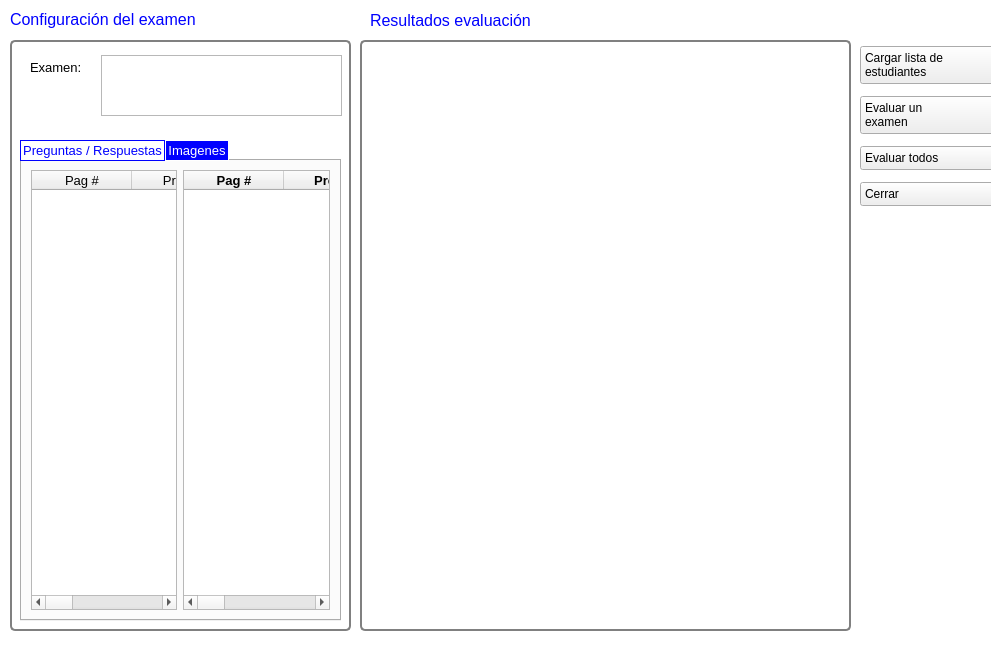
<?xml version="1.0" encoding="UTF-8"?>
<ui version="4.0">
 <class>frm_calificar_examen</class>
 <widget class="QWidget" name="frm_calificar_examen">
  <property name="geometry">
   <rect>
    <x>0</x>
    <y>0</y>
    <width>991</width>
    <height>654</height>
   </rect>
  </property>
  <property name="sizePolicy">
   <sizepolicy hsizetype="Fixed" vsizetype="Preferred">
    <horstretch>0</horstretch>
    <verstretch>0</verstretch>
   </sizepolicy>
  </property>
  <property name="font">
   <font>
    <family>Arial</family>
   </font>
  </property>
  <property name="windowTitle">
   <string>Form</string>
  </property>
  <property name="styleSheet">
   <string notr="true">QWidget#frm_calificar_examen{
	background-color: rgb(255, 255, 255);
}

QGroupBox#groupBoxC,  QGroupBox#groupBoxR{
     border: 2px solid gray;
     border-radius: 5px;
 }

QLabel{
	color:	rgb(0, 0, 0);
	font: 10pt &quot;Arial&quot;;
}

QLabel#lb_datosexamen, #lb_datosresultados{
	font: 12pt &quot;Arial&quot;;
	color: rgb(0, 0, 255);
}

QTabBar::tab {
	background-color: rgb(0, 0, 255);
	color: rgb(255, 255, 255);
     border: 1px solid rgb(255,255, 255);
     min-width: 8ex;
     padding: 2px;
 }

 QTabBar::tab:selected {
	background-color: rgb(255, 255, 255);
	border: 1px solid rgb(0, 0, 255);
	color: rgb(0, 0, 255);
 }

QTableWidget{
font: bold 10pt &quot;Arial&quot;;
}

QPushButton#btn_cargarlista, #btn_caluno, #btn_caltodos, #pushButton
{
	text-align: left;
	margin: 0;
	padding: 4;
}

</string>
  </property>
  <widget class="QGroupBox" name="groupBoxC">
   <property name="geometry">
    <rect>
     <x>10</x>
     <y>40</y>
     <width>341</width>
     <height>591</height>
    </rect>
   </property>
   <property name="title">
    <string/>
   </property>
   <widget class="QLabel" name="lb_nombreexamen">
    <property name="geometry">
     <rect>
      <x>20</x>
      <y>17</y>
      <width>58</width>
      <height>21</height>
     </rect>
    </property>
    <property name="font">
     <font>
      <family>Arial</family>
      <pointsize>10</pointsize>
      <weight>50</weight>
      <italic>false</italic>
      <bold>false</bold>
     </font>
    </property>
    <property name="text">
     <string>Examen:</string>
    </property>
   </widget>
   <widget class="QPlainTextEdit" name="pte_nombreexamen">
    <property name="geometry">
     <rect>
      <x>91</x>
      <y>15</y>
      <width>241</width>
      <height>61</height>
     </rect>
    </property>
    <property name="font">
     <font>
      <family>Arial</family>
      <pointsize>10</pointsize>
     </font>
    </property>
    <property name="readOnly">
     <bool>true</bool>
    </property>
   </widget>
   <widget class="QTabWidget" name="tw_config_exam">
    <property name="geometry">
     <rect>
      <x>10</x>
      <y>100</y>
      <width>321</width>
      <height>481</height>
     </rect>
    </property>
    <property name="font">
     <font>
      <family>Arial</family>
      <pointsize>10</pointsize>
     </font>
    </property>
    <property name="currentIndex">
     <number>0</number>
    </property>
    <widget class="QWidget" name="tw_marcas_img_tab1">
     <attribute name="title">
      <string>Preguntas / Respuestas</string>
     </attribute>
     <layout class="QHBoxLayout" name="horizontalLayout">
      <item>
       <widget class="QTableWidget" name="tbl_preguntas_mostrar">
        <property name="selectionMode">
         <enum>QAbstractItemView::SingleSelection</enum>
        </property>
        <property name="selectionBehavior">
         <enum>QAbstractItemView::SelectRows</enum>
        </property>
        <property name="gridStyle">
         <enum>Qt::DotLine</enum>
        </property>
        <attribute name="horizontalHeaderCascadingSectionResizes">
         <bool>true</bool>
        </attribute>
        <column>
         <property name="text">
          <string>Pag #</string>
         </property>
         <property name="font">
          <font>
           <family>Arial</family>
           <pointsize>10</pointsize>
          </font>
         </property>
         <property name="textAlignment">
          <set>AlignHCenter|AlignVCenter|AlignCenter</set>
         </property>
         <property name="foreground">
          <brush brushstyle="SolidPattern">
           <color alpha="255">
            <red>0</red>
            <green>0</green>
            <blue>0</blue>
           </color>
          </brush>
         </property>
        </column>
        <column>
         <property name="text">
          <string>Preg #</string>
         </property>
         <property name="font">
          <font>
           <family>Arial</family>
           <pointsize>10</pointsize>
          </font>
         </property>
         <property name="textAlignment">
          <set>AlignHCenter|AlignVCenter|AlignCenter</set>
         </property>
         <property name="foreground">
          <brush brushstyle="SolidPattern">
           <color alpha="255">
            <red>0</red>
            <green>0</green>
            <blue>0</blue>
           </color>
          </brush>
         </property>
        </column>
        <column>
         <property name="text">
          <string># Resp</string>
         </property>
         <property name="font">
          <font>
           <family>Arial</family>
           <pointsize>10</pointsize>
          </font>
         </property>
         <property name="textAlignment">
          <set>AlignHCenter|AlignVCenter|AlignCenter</set>
         </property>
         <property name="foreground">
          <brush brushstyle="SolidPattern">
           <color alpha="255">
            <red>0</red>
            <green>0</green>
            <blue>0</blue>
           </color>
          </brush>
         </property>
        </column>
        <column>
         <property name="text">
          <string>Puntuación</string>
         </property>
         <property name="font">
          <font>
           <family>Arial</family>
           <pointsize>10</pointsize>
          </font>
         </property>
         <property name="textAlignment">
          <set>AlignHCenter|AlignVCenter|AlignCenter</set>
         </property>
         <property name="foreground">
          <brush brushstyle="SolidPattern">
           <color alpha="255">
            <red>0</red>
            <green>0</green>
            <blue>0</blue>
           </color>
          </brush>
         </property>
        </column>
        <column>
         <property name="text">
          <string>Tipo pregunta</string>
         </property>
         <property name="font">
          <font>
           <family>Arial</family>
           <pointsize>10</pointsize>
          </font>
         </property>
         <property name="textAlignment">
          <set>AlignHCenter|AlignVCenter|AlignCenter</set>
         </property>
         <property name="foreground">
          <brush brushstyle="SolidPattern">
           <color alpha="255">
            <red>0</red>
            <green>0</green>
            <blue>0</blue>
           </color>
          </brush>
         </property>
        </column>
       </widget>
      </item>
      <item>
       <widget class="QTableWidget" name="tbl_preguntas">
        <property name="enabled">
         <bool>true</bool>
        </property>
        <property name="font">
         <font>
          <family>Arial</family>
          <pointsize>10</pointsize>
          <weight>75</weight>
          <italic>false</italic>
          <bold>true</bold>
         </font>
        </property>
        <property name="selectionMode">
         <enum>QAbstractItemView::SingleSelection</enum>
        </property>
        <property name="selectionBehavior">
         <enum>QAbstractItemView::SelectRows</enum>
        </property>
        <property name="gridStyle">
         <enum>Qt::DotLine</enum>
        </property>
        <property name="sortingEnabled">
         <bool>false</bool>
        </property>
        <attribute name="horizontalHeaderCascadingSectionResizes">
         <bool>true</bool>
        </attribute>
        <column>
         <property name="text">
          <string>Pag #</string>
         </property>
         <property name="font">
          <font>
           <family>Arial</family>
           <pointsize>10</pointsize>
          </font>
         </property>
         <property name="textAlignment">
          <set>AlignHCenter|AlignVCenter|AlignCenter</set>
         </property>
         <property name="foreground">
          <brush brushstyle="SolidPattern">
           <color alpha="255">
            <red>0</red>
            <green>0</green>
            <blue>0</blue>
           </color>
          </brush>
         </property>
        </column>
        <column>
         <property name="text">
          <string>Preg #</string>
         </property>
         <property name="font">
          <font>
           <family>Arial</family>
           <pointsize>10</pointsize>
          </font>
         </property>
         <property name="textAlignment">
          <set>AlignHCenter|AlignVCenter|AlignCenter</set>
         </property>
         <property name="foreground">
          <brush brushstyle="SolidPattern">
           <color alpha="255">
            <red>0</red>
            <green>0</green>
            <blue>0</blue>
           </color>
          </brush>
         </property>
        </column>
        <column>
         <property name="text">
          <string># Resp</string>
         </property>
         <property name="font">
          <font>
           <family>Arial</family>
           <pointsize>10</pointsize>
          </font>
         </property>
         <property name="textAlignment">
          <set>AlignHCenter|AlignVCenter|AlignCenter</set>
         </property>
         <property name="foreground">
          <brush brushstyle="SolidPattern">
           <color alpha="255">
            <red>0</red>
            <green>0</green>
            <blue>0</blue>
           </color>
          </brush>
         </property>
        </column>
        <column>
         <property name="text">
          <string>RESP</string>
         </property>
         <property name="font">
          <font>
           <family>Arial</family>
           <pointsize>10</pointsize>
          </font>
         </property>
         <property name="textAlignment">
          <set>AlignHCenter|AlignVCenter|AlignCenter</set>
         </property>
         <property name="foreground">
          <brush brushstyle="SolidPattern">
           <color alpha="255">
            <red>0</red>
            <green>0</green>
            <blue>0</blue>
           </color>
          </brush>
         </property>
        </column>
        <column>
         <property name="text">
          <string>Coordenadas RESP</string>
         </property>
         <property name="font">
          <font>
           <family>Arial</family>
           <pointsize>10</pointsize>
          </font>
         </property>
         <property name="textAlignment">
          <set>AlignHCenter|AlignVCenter|AlignCenter</set>
         </property>
         <property name="foreground">
          <brush brushstyle="SolidPattern">
           <color alpha="255">
            <red>0</red>
            <green>0</green>
            <blue>0</blue>
           </color>
          </brush>
         </property>
        </column>
        <column>
         <property name="text">
          <string>Puntuacion RESP</string>
         </property>
         <property name="font">
          <font>
           <family>Arial</family>
           <pointsize>10</pointsize>
          </font>
         </property>
         <property name="textAlignment">
          <set>AlignHCenter|AlignVCenter|AlignCenter</set>
         </property>
         <property name="foreground">
          <brush brushstyle="SolidPattern">
           <color alpha="255">
            <red>0</red>
            <green>0</green>
            <blue>0</blue>
           </color>
          </brush>
         </property>
        </column>
        <column>
         <property name="text">
          <string>Tipo Preg</string>
         </property>
         <property name="font">
          <font>
           <family>Arial</family>
           <pointsize>10</pointsize>
          </font>
         </property>
         <property name="textAlignment">
          <set>AlignHCenter|AlignVCenter|AlignCenter</set>
         </property>
         <property name="foreground">
          <brush brushstyle="SolidPattern">
           <color alpha="255">
            <red>0</red>
            <green>0</green>
            <blue>0</blue>
           </color>
          </brush>
         </property>
        </column>
       </widget>
      </item>
     </layout>
    </widget>
    <widget class="QWidget" name="tw_marcas_img_tab2">
     <attribute name="title">
      <string>Imagenes</string>
     </attribute>
     <layout class="QVBoxLayout" name="verticalLayout_3">
      <item>
       <widget class="QPushButton" name="btn_img_exm_1">
        <property name="font">
         <font>
          <family>Arial</family>
          <pointsize>10</pointsize>
         </font>
        </property>
        <property name="text">
         <string>Ver imagen completa 1</string>
        </property>
        <property name="icon">
         <iconset resource="img/fuente_imagenes.qrc">
          <normaloff>:/controles/picture-icon.png</normaloff>:/controles/picture-icon.png</iconset>
        </property>
       </widget>
      </item>
      <item>
       <widget class="QPushButton" name="btn_img_exm_2">
        <property name="font">
         <font>
          <family>Arial</family>
          <pointsize>10</pointsize>
         </font>
        </property>
        <property name="text">
         <string>Ver imagen completa 2</string>
        </property>
        <property name="icon">
         <iconset resource="img/fuente_imagenes.qrc">
          <normaloff>:/controles/picture-icon.png</normaloff>:/controles/picture-icon.png</iconset>
        </property>
       </widget>
      </item>
      <item>
       <widget class="QPushButton" name="btn_img_exm_3">
        <property name="font">
         <font>
          <family>Arial</family>
          <pointsize>10</pointsize>
         </font>
        </property>
        <property name="text">
         <string>Ver imagen completa 3</string>
        </property>
        <property name="icon">
         <iconset resource="img/fuente_imagenes.qrc">
          <normaloff>:/controles/picture-icon.png</normaloff>:/controles/picture-icon.png</iconset>
        </property>
       </widget>
      </item>
      <item>
       <spacer name="vs_img_3">
        <property name="orientation">
         <enum>Qt::Vertical</enum>
        </property>
        <property name="sizeHint" stdset="0">
         <size>
          <width>500</width>
          <height>500</height>
         </size>
        </property>
       </spacer>
      </item>
     </layout>
    </widget>
   </widget>
  </widget>
  <widget class="QGroupBox" name="groupBoxR">
   <property name="geometry">
    <rect>
     <x>360</x>
     <y>40</y>
     <width>491</width>
     <height>591</height>
    </rect>
   </property>
   <property name="title">
    <string/>
   </property>
   <layout class="QVBoxLayout" name="verticalLayout_2">
    <item>
     <layout class="QVBoxLayout" name="vl_resultados"/>
    </item>
   </layout>
  </widget>
  <widget class="QLabel" name="lb_datosexamen">
   <property name="geometry">
    <rect>
     <x>10</x>
     <y>10</y>
     <width>211</width>
     <height>20</height>
    </rect>
   </property>
   <property name="font">
    <font>
     <family>Arial</family>
     <pointsize>12</pointsize>
     <weight>50</weight>
     <italic>false</italic>
     <bold>false</bold>
    </font>
   </property>
   <property name="text">
    <string>&lt;html&gt;&lt;head/&gt;&lt;body&gt;&lt;p&gt;Configuración del examen&lt;/p&gt;&lt;/body&gt;&lt;/html&gt;</string>
   </property>
  </widget>
  <widget class="QLabel" name="lb_datosresultados">
   <property name="geometry">
    <rect>
     <x>370</x>
     <y>10</y>
     <width>401</width>
     <height>20</height>
    </rect>
   </property>
   <property name="font">
    <font>
     <family>Arial</family>
     <pointsize>12</pointsize>
     <weight>50</weight>
     <italic>false</italic>
     <bold>false</bold>
    </font>
   </property>
   <property name="text">
    <string>Resultados evaluación</string>
   </property>
  </widget>
  <widget class="QWidget" name="verticalLayoutWidget">
   <property name="geometry">
    <rect>
     <x>860</x>
     <y>40</y>
     <width>153</width>
     <height>174</height>
    </rect>
   </property>
   <layout class="QVBoxLayout" name="verticalLayout_4">
    <item>
     <widget class="QPushButton" name="btn_cargarlista">
      <property name="font">
       <font>
        <family>Arial</family>
       </font>
      </property>
      <property name="text">
       <string>Cargar lista de 
estudiantes</string>
      </property>
      <property name="icon">
       <iconset resource="img/fuente_imagenes.qrc">
        <normaloff>:/controles/list-icon.png</normaloff>:/controles/list-icon.png</iconset>
      </property>
     </widget>
    </item>
    <item>
     <widget class="QPushButton" name="btn_caluno">
      <property name="font">
       <font>
        <family>Arial</family>
       </font>
      </property>
      <property name="text">
       <string>Evaluar un 
examen</string>
      </property>
      <property name="icon">
       <iconset resource="img/fuente_imagenes.qrc">
        <normaloff>:/controles/test-icon.png</normaloff>:/controles/test-icon.png</iconset>
      </property>
     </widget>
    </item>
    <item>
     <widget class="QPushButton" name="btn_caltodos">
      <property name="font">
       <font>
        <family>Arial</family>
       </font>
      </property>
      <property name="text">
       <string>Evaluar todos</string>
      </property>
      <property name="icon">
       <iconset resource="img/fuente_imagenes.qrc">
        <normaloff>:/controles/testmultiple-icon.png</normaloff>:/controles/testmultiple-icon.png</iconset>
      </property>
     </widget>
    </item>
    <item>
     <widget class="QPushButton" name="pushButton">
      <property name="font">
       <font>
        <family>Arial</family>
       </font>
      </property>
      <property name="text">
       <string>Cerrar</string>
      </property>
      <property name="icon">
       <iconset resource="img/fuente_imagenes.qrc">
        <normaloff>:/controles/delete-icon.png</normaloff>:/controles/delete-icon.png</iconset>
      </property>
     </widget>
    </item>
   </layout>
  </widget>
 </widget>
 <resources>
  <include location="img/fuente_imagenes.qrc"/>
 </resources>
 <connections>
  <connection>
   <sender>pushButton</sender>
   <signal>clicked()</signal>
   <receiver>frm_calificar_examen</receiver>
   <slot>close()</slot>
   <hints>
    <hint type="sourcelabel">
     <x>891</x>
     <y>185</y>
    </hint>
    <hint type="destinationlabel">
     <x>937</x>
     <y>220</y>
    </hint>
   </hints>
  </connection>
 </connections>
</ui>
